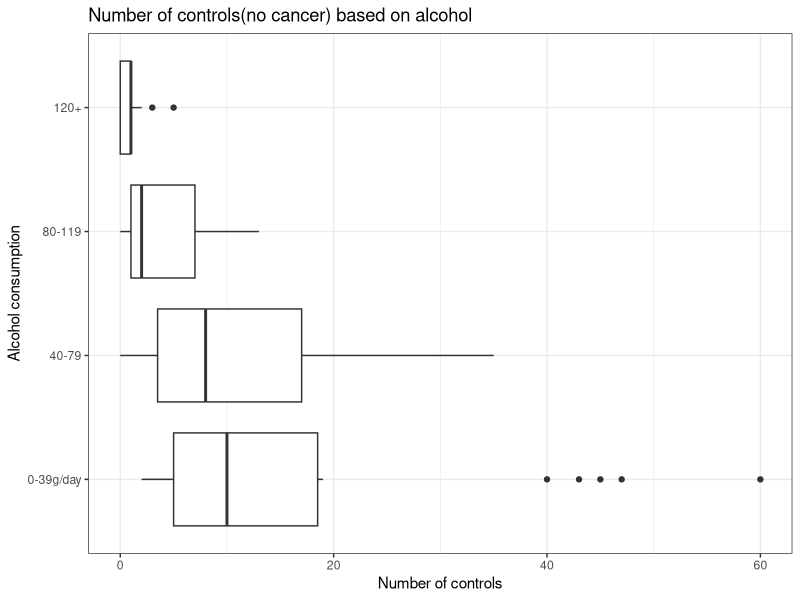
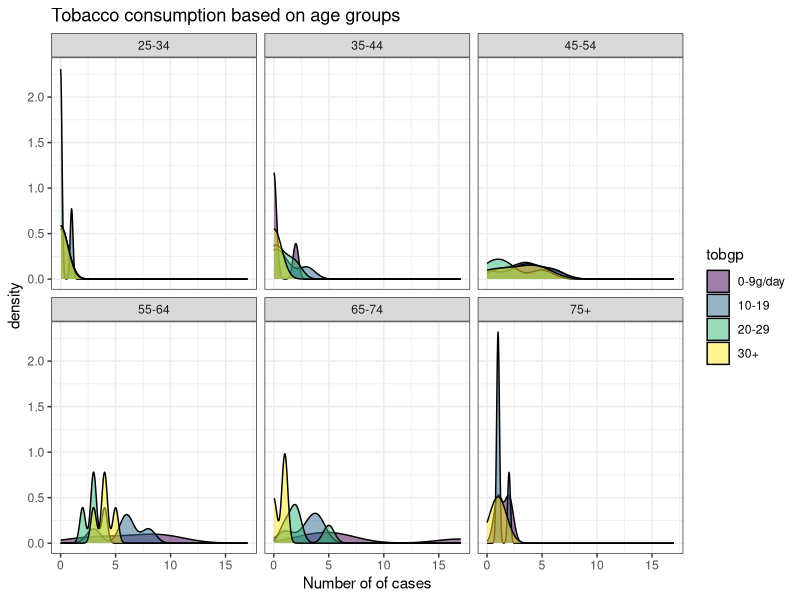
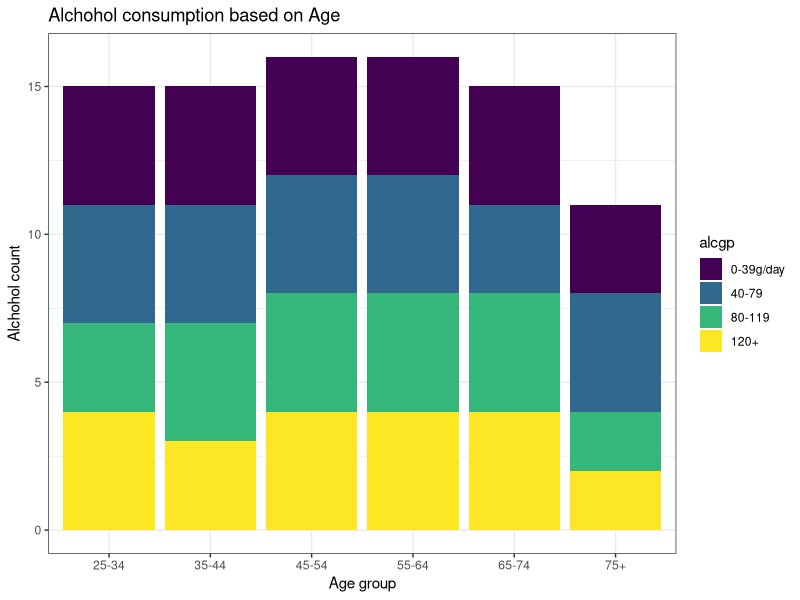

Reproduce these figures in R, in order.
## ---- chunk 1
knitr::opts_chunk$set(echo = TRUE, warning = FALSE, message = FALSE)
## ---- chunk 2
library("ggplot2")
## ---- chunk 3
ggplot(esoph, aes(x=ncontrols, y=alcgp))+
  theme_bw()+
  geom_boxplot()+
  labs(y="Alcohol consumption",
       x="Number of controls",
       title="Number of controls(no cancer) based on alcohol")
## ---- chunk 4
ggplot(esoph, aes(x=ncases, fill=tobgp))+
  theme_bw()+
  facet_wrap(~agegp)+
  geom_density(alpha=0.5)+
  labs(x="Number of of cases",
       title="Tobacco consumption based on age groups")
## ---- chunk 5
ggplot(esoph, aes(x=agegp, fill=alcgp))+
  theme_bw()+
  geom_bar()+
  labs(x="Age group",
       y="Alchohol count",
       title="Alchohol consumption based on Age")
